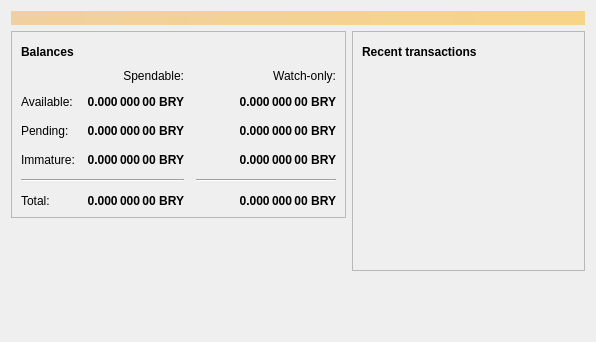
<?xml version="1.0" encoding="UTF-8"?>
<ui version="4.0">
 <class>OverviewPage</class>
 <widget class="QWidget" name="OverviewPage">
  <property name="geometry">
   <rect>
    <x>0</x>
    <y>0</y>
    <width>596</width>
    <height>342</height>
   </rect>
  </property>
  <property name="windowTitle">
   <string>Form</string>
  </property>
  <layout class="QVBoxLayout" name="topLayout">
   <item>
    <widget class="QLabel" name="labelAlerts">
     <property name="visible">
      <bool>false</bool>
     </property>
     <property name="styleSheet">
      <string notr="true">QLabel { background-color: qlineargradient(x1: 0, y1: 0, x2: 1, y2: 0, stop:0 #F0D0A0, stop:1 #F8D488); color:#000000; }</string>
     </property>
     <property name="wordWrap">
      <bool>true</bool>
     </property>
     <property name="margin">
      <number>3</number>
     </property>
     <property name="textInteractionFlags">
      <set>Qt::TextSelectableByMouse</set>
     </property>
    </widget>
   </item>
   <item>
    <layout class="QHBoxLayout" name="horizontalLayout" stretch="1,1">
     <item>
      <layout class="QVBoxLayout" name="verticalLayout_2">
       <item>
        <widget class="QFrame" name="frame">
         <property name="frameShape">
          <enum>QFrame::StyledPanel</enum>
         </property>
         <property name="frameShadow">
          <enum>QFrame::Raised</enum>
         </property>
         <layout class="QVBoxLayout" name="verticalLayout_4">
          <item>
           <layout class="QHBoxLayout" name="horizontalLayout_4">
            <item>
             <widget class="QLabel" name="label_5">
              <property name="font">
               <font>
                <weight>75</weight>
                <bold>true</bold>
               </font>
              </property>
              <property name="text">
               <string>Balances</string>
              </property>
             </widget>
            </item>
            <item>
             <widget class="QPushButton" name="labelWalletStatus">
              <property name="enabled">
               <bool>true</bool>
              </property>
              <property name="maximumSize">
               <size>
                <width>30</width>
                <height>16777215</height>
               </size>
              </property>
              <property name="toolTip">
               <string>The displayed information may be out of date. Your wallet automatically synchronizes with the BrynerCoin network after a connection is established, but this process has not completed yet.</string>
              </property>
              <property name="text">
               <string/>
              </property>
              <property name="icon">
               <iconset resource="../bitcoin.qrc">
                <normaloff>:/icons/warning</normaloff>
                <disabledoff>:/icons/warning</disabledoff>:/icons/warning</iconset>
              </property>
              <property name="iconSize">
               <size>
                <width>24</width>
                <height>24</height>
               </size>
              </property>
              <property name="flat">
               <bool>true</bool>
              </property>
             </widget>
            </item>
            <item>
             <spacer name="horizontalSpacer_3">
              <property name="orientation">
               <enum>Qt::Horizontal</enum>
              </property>
              <property name="sizeHint" stdset="0">
               <size>
                <width>40</width>
                <height>20</height>
               </size>
              </property>
             </spacer>
            </item>
           </layout>
          </item>
          <item>
           <layout class="QGridLayout" name="gridLayout">
            <property name="spacing">
             <number>12</number>
            </property>
            <item row="2" column="2">
             <widget class="QLabel" name="labelWatchPending">
              <property name="font">
               <font>
                <weight>75</weight>
                <bold>true</bold>
               </font>
              </property>
              <property name="cursor">
               <cursorShape>IBeamCursor</cursorShape>
              </property>
              <property name="toolTip">
               <string>Unconfirmed transactions to watch-only addresses</string>
              </property>
              <property name="text">
               <string notr="true">0.000 000 00 BRY</string>
              </property>
              <property name="alignment">
               <set>Qt::AlignRight|Qt::AlignTrailing|Qt::AlignVCenter</set>
              </property>
              <property name="textInteractionFlags">
               <set>Qt::LinksAccessibleByMouse|Qt::TextSelectableByKeyboard|Qt::TextSelectableByMouse</set>
              </property>
             </widget>
            </item>
            <item row="2" column="1">
             <widget class="QLabel" name="labelUnconfirmed">
              <property name="font">
               <font>
                <weight>75</weight>
                <bold>true</bold>
               </font>
              </property>
              <property name="cursor">
               <cursorShape>IBeamCursor</cursorShape>
              </property>
              <property name="toolTip">
               <string>Total of transactions that have yet to be confirmed, and do not yet count toward the spendable balance</string>
              </property>
              <property name="text">
               <string notr="true">0.000 000 00 BRY</string>
              </property>
              <property name="alignment">
               <set>Qt::AlignRight|Qt::AlignTrailing|Qt::AlignVCenter</set>
              </property>
              <property name="textInteractionFlags">
               <set>Qt::LinksAccessibleByMouse|Qt::TextSelectableByKeyboard|Qt::TextSelectableByMouse</set>
              </property>
             </widget>
            </item>
            <item row="3" column="2">
             <widget class="QLabel" name="labelWatchImmature">
              <property name="font">
               <font>
                <weight>75</weight>
                <bold>true</bold>
               </font>
              </property>
              <property name="cursor">
               <cursorShape>IBeamCursor</cursorShape>
              </property>
              <property name="toolTip">
               <string>Mined balance in watch-only addresses that has not yet matured</string>
              </property>
              <property name="text">
               <string notr="true">0.000 000 00 BRY</string>
              </property>
              <property name="alignment">
               <set>Qt::AlignRight|Qt::AlignTrailing|Qt::AlignVCenter</set>
              </property>
              <property name="textInteractionFlags">
               <set>Qt::LinksAccessibleByMouse|Qt::TextSelectableByKeyboard|Qt::TextSelectableByMouse</set>
              </property>
             </widget>
            </item>
            <item row="4" column="0" colspan="2">
             <widget class="Line" name="line">
              <property name="orientation">
               <enum>Qt::Horizontal</enum>
              </property>
             </widget>
            </item>
            <item row="4" column="2">
             <widget class="Line" name="lineWatchBalance">
              <property name="sizePolicy">
               <sizepolicy hsizetype="Preferred" vsizetype="Fixed">
                <horstretch>0</horstretch>
                <verstretch>0</verstretch>
               </sizepolicy>
              </property>
              <property name="minimumSize">
               <size>
                <width>140</width>
                <height>0</height>
               </size>
              </property>
              <property name="orientation">
               <enum>Qt::Horizontal</enum>
              </property>
             </widget>
            </item>
            <item row="5" column="0">
             <widget class="QLabel" name="labelTotalText">
              <property name="text">
               <string>Total:</string>
              </property>
             </widget>
            </item>
            <item row="3" column="1">
             <widget class="QLabel" name="labelImmature">
              <property name="font">
               <font>
                <weight>75</weight>
                <bold>true</bold>
               </font>
              </property>
              <property name="cursor">
               <cursorShape>IBeamCursor</cursorShape>
              </property>
              <property name="toolTip">
               <string>Mined balance that has not yet matured</string>
              </property>
              <property name="text">
               <string notr="true">0.000 000 00 BRY</string>
              </property>
              <property name="alignment">
               <set>Qt::AlignRight|Qt::AlignTrailing|Qt::AlignVCenter</set>
              </property>
              <property name="textInteractionFlags">
               <set>Qt::LinksAccessibleByMouse|Qt::TextSelectableByKeyboard|Qt::TextSelectableByMouse</set>
              </property>
             </widget>
            </item>
            <item row="2" column="3">
             <spacer name="horizontalSpacer_2">
              <property name="orientation">
               <enum>Qt::Horizontal</enum>
              </property>
              <property name="sizeHint" stdset="0">
               <size>
                <width>40</width>
                <height>20</height>
               </size>
              </property>
             </spacer>
            </item>
            <item row="3" column="0">
             <widget class="QLabel" name="labelImmatureText">
              <property name="text">
               <string>Immature:</string>
              </property>
             </widget>
            </item>
            <item row="5" column="1">
             <widget class="QLabel" name="labelTotal">
              <property name="font">
               <font>
                <weight>75</weight>
                <bold>true</bold>
               </font>
              </property>
              <property name="cursor">
               <cursorShape>IBeamCursor</cursorShape>
              </property>
              <property name="toolTip">
               <string>Your current total balance</string>
              </property>
              <property name="text">
               <string notr="true">0.000 000 00 BRY</string>
              </property>
              <property name="alignment">
               <set>Qt::AlignRight|Qt::AlignTrailing|Qt::AlignVCenter</set>
              </property>
              <property name="textInteractionFlags">
               <set>Qt::LinksAccessibleByMouse|Qt::TextSelectableByKeyboard|Qt::TextSelectableByMouse</set>
              </property>
             </widget>
            </item>
            <item row="5" column="2">
             <widget class="QLabel" name="labelWatchTotal">
              <property name="font">
               <font>
                <weight>75</weight>
                <bold>true</bold>
               </font>
              </property>
              <property name="cursor">
               <cursorShape>IBeamCursor</cursorShape>
              </property>
              <property name="toolTip">
               <string>Current total balance in watch-only addresses</string>
              </property>
              <property name="text">
               <string notr="true">0.000 000 00 BRY</string>
              </property>
              <property name="alignment">
               <set>Qt::AlignRight|Qt::AlignTrailing|Qt::AlignVCenter</set>
              </property>
              <property name="textInteractionFlags">
               <set>Qt::LinksAccessibleByMouse|Qt::TextSelectableByKeyboard|Qt::TextSelectableByMouse</set>
              </property>
             </widget>
            </item>
            <item row="0" column="2">
             <widget class="QLabel" name="labelWatchonly">
              <property name="text">
               <string>Watch-only:</string>
              </property>
              <property name="alignment">
               <set>Qt::AlignRight|Qt::AlignTrailing|Qt::AlignVCenter</set>
              </property>
             </widget>
            </item>
            <item row="1" column="0">
             <widget class="QLabel" name="labelBalanceText">
              <property name="text">
               <string>Available:</string>
              </property>
             </widget>
            </item>
            <item row="1" column="1">
             <widget class="QLabel" name="labelBalance">
              <property name="font">
               <font>
                <weight>75</weight>
                <bold>true</bold>
               </font>
              </property>
              <property name="cursor">
               <cursorShape>IBeamCursor</cursorShape>
              </property>
              <property name="toolTip">
               <string>Your current spendable balance</string>
              </property>
              <property name="text">
               <string notr="true">0.000 000 00 BRY</string>
              </property>
              <property name="alignment">
               <set>Qt::AlignRight|Qt::AlignTrailing|Qt::AlignVCenter</set>
              </property>
              <property name="textInteractionFlags">
               <set>Qt::LinksAccessibleByMouse|Qt::TextSelectableByKeyboard|Qt::TextSelectableByMouse</set>
              </property>
             </widget>
            </item>
            <item row="1" column="2">
             <widget class="QLabel" name="labelWatchAvailable">
              <property name="font">
               <font>
                <weight>75</weight>
                <bold>true</bold>
               </font>
              </property>
              <property name="cursor">
               <cursorShape>IBeamCursor</cursorShape>
              </property>
              <property name="toolTip">
               <string>Your current balance in watch-only addresses</string>
              </property>
              <property name="text">
               <string notr="true">0.000 000 00 BRY</string>
              </property>
              <property name="alignment">
               <set>Qt::AlignRight|Qt::AlignTrailing|Qt::AlignVCenter</set>
              </property>
              <property name="textInteractionFlags">
               <set>Qt::LinksAccessibleByMouse|Qt::TextSelectableByKeyboard|Qt::TextSelectableByMouse</set>
              </property>
             </widget>
            </item>
            <item row="2" column="0">
             <widget class="QLabel" name="labelPendingText">
              <property name="text">
               <string>Pending:</string>
              </property>
             </widget>
            </item>
            <item row="0" column="1">
             <widget class="QLabel" name="labelSpendable">
              <property name="text">
               <string>Spendable:</string>
              </property>
              <property name="alignment">
               <set>Qt::AlignRight|Qt::AlignTrailing|Qt::AlignVCenter</set>
              </property>
             </widget>
            </item>
           </layout>
          </item>
         </layout>
        </widget>
       </item>
       <item>
        <spacer name="verticalSpacer">
         <property name="orientation">
          <enum>Qt::Vertical</enum>
         </property>
         <property name="sizeHint" stdset="0">
          <size>
           <width>20</width>
           <height>40</height>
          </size>
         </property>
        </spacer>
       </item>
      </layout>
     </item>
     <item>
      <layout class="QVBoxLayout" name="verticalLayout_3">
       <item>
        <widget class="QFrame" name="frame_2">
         <property name="frameShape">
          <enum>QFrame::StyledPanel</enum>
         </property>
         <property name="frameShadow">
          <enum>QFrame::Raised</enum>
         </property>
         <layout class="QVBoxLayout" name="verticalLayout">
          <item>
           <layout class="QHBoxLayout" name="horizontalLayout_2">
            <item>
             <widget class="QLabel" name="label_4">
              <property name="font">
               <font>
                <weight>75</weight>
                <bold>true</bold>
               </font>
              </property>
              <property name="text">
               <string>Recent transactions</string>
              </property>
             </widget>
            </item>
            <item>
             <widget class="QPushButton" name="labelTransactionsStatus">
              <property name="enabled">
               <bool>true</bool>
              </property>
              <property name="maximumSize">
               <size>
                <width>30</width>
                <height>16777215</height>
               </size>
              </property>
              <property name="toolTip">
               <string>The displayed information may be out of date. Your wallet automatically synchronizes with the BrynerCoin network after a connection is established, but this process has not completed yet.</string>
              </property>
              <property name="text">
               <string/>
              </property>
              <property name="icon">
               <iconset resource="../bitcoin.qrc">
                <normaloff>:/icons/warning</normaloff>
                <disabledoff>:/icons/warning</disabledoff>:/icons/warning</iconset>
              </property>
              <property name="iconSize">
               <size>
                <width>24</width>
                <height>24</height>
               </size>
              </property>
              <property name="flat">
               <bool>true</bool>
              </property>
             </widget>
            </item>
            <item>
             <spacer name="horizontalSpacer">
              <property name="orientation">
               <enum>Qt::Horizontal</enum>
              </property>
              <property name="sizeHint" stdset="0">
               <size>
                <width>40</width>
                <height>20</height>
               </size>
              </property>
             </spacer>
            </item>
           </layout>
          </item>
          <item>
           <widget class="QListView" name="listTransactions">
            <property name="styleSheet">
             <string notr="true">QListView { background: transparent; }</string>
            </property>
            <property name="frameShape">
             <enum>QFrame::NoFrame</enum>
            </property>
            <property name="verticalScrollBarPolicy">
             <enum>Qt::ScrollBarAlwaysOff</enum>
            </property>
            <property name="horizontalScrollBarPolicy">
             <enum>Qt::ScrollBarAlwaysOff</enum>
            </property>
            <property name="selectionMode">
             <enum>QAbstractItemView::NoSelection</enum>
            </property>
           </widget>
          </item>
         </layout>
        </widget>
       </item>
       <item>
        <spacer name="verticalSpacer_2">
         <property name="orientation">
          <enum>Qt::Vertical</enum>
         </property>
         <property name="sizeHint" stdset="0">
          <size>
           <width>20</width>
           <height>40</height>
          </size>
         </property>
        </spacer>
       </item>
      </layout>
     </item>
    </layout>
   </item>
  </layout>
 </widget>
 <resources/>
 <connections/>
</ui>
